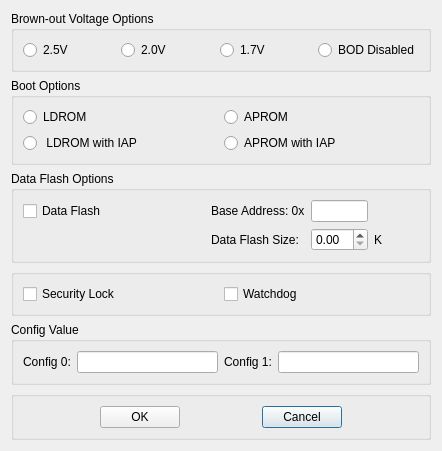
<?xml version="1.0" encoding="UTF-8"?>
<ui version="4.0">
 <class>Dialog</class>
 <widget class="QDialog" name="Dialog">
  <property name="geometry">
   <rect>
    <x>0</x>
    <y>0</y>
    <width>442</width>
    <height>419</height>
   </rect>
  </property>
  <property name="windowTitle">
   <string>Dialog</string>
  </property>
  <layout class="QGridLayout" name="gridLayout_8">
   <item row="0" column="0">
    <layout class="QVBoxLayout" name="verticalLayout">
     <item>
      <widget class="QGroupBox" name="gridGroupBox_brownout">
       <property name="title">
        <string>Brown-out Voltage Options</string>
       </property>
       <layout class="QGridLayout" name="gridLayout_7" rowstretch="1" columnstretch="1,1,1,1">
        <item row="0" column="1">
         <widget class="QRadioButton" name="radioButton_bw_v_1">
          <property name="text">
           <string>2.0V</string>
          </property>
         </widget>
        </item>
        <item row="0" column="0">
         <widget class="QRadioButton" name="radioButton_bw_v_0">
          <property name="text">
           <string>2.5V</string>
          </property>
         </widget>
        </item>
        <item row="0" column="3">
         <widget class="QRadioButton" name="radioButton_bw_v_3">
          <property name="text">
           <string>BOD Disabled</string>
          </property>
         </widget>
        </item>
        <item row="0" column="2">
         <widget class="QRadioButton" name="radioButton_bw_v_2">
          <property name="text">
           <string>1.7V</string>
          </property>
         </widget>
        </item>
       </layout>
      </widget>
     </item>
     <item>
      <widget class="QGroupBox" name="gridGroupBox_boot">
       <property name="title">
        <string>Boot Options</string>
       </property>
       <layout class="QGridLayout" name="gridLayout_6">
        <item row="0" column="0">
         <widget class="QRadioButton" name="radioButton_bt_0_0">
          <property name="text">
           <string>LDROM</string>
          </property>
         </widget>
        </item>
        <item row="1" column="0">
         <widget class="QRadioButton" name="radioButton_bt_1_0">
          <property name="text">
           <string> LDROM with IAP</string>
          </property>
         </widget>
        </item>
        <item row="1" column="1">
         <widget class="QRadioButton" name="radioButton_bt_1_1">
          <property name="text">
           <string>APROM with IAP</string>
          </property>
         </widget>
        </item>
        <item row="0" column="1">
         <widget class="QRadioButton" name="radioButton_bt_0_1">
          <property name="text">
           <string>APROM</string>
          </property>
         </widget>
        </item>
       </layout>
      </widget>
     </item>
     <item>
      <widget class="QGroupBox" name="gridGroupBox_data_flash">
       <property name="title">
        <string>Data Flash Options</string>
       </property>
       <layout class="QGridLayout" name="gridLayout_9" rowstretch="1,1" columnstretch="4,2,1,1" rowminimumheight="0,0">
        <item row="1" column="2">
         <widget class="QDoubleSpinBox" name="doubleSpinBox_pagesize"/>
        </item>
        <item row="0" column="1">
         <widget class="QLabel" name="label">
          <property name="text">
           <string>Base Address: 0x</string>
          </property>
         </widget>
        </item>
        <item row="0" column="2">
         <widget class="QLineEdit" name="lineEdit_data_address"/>
        </item>
        <item row="1" column="1">
         <widget class="QLabel" name="label_2">
          <property name="text">
           <string>Data Flash Size:</string>
          </property>
         </widget>
        </item>
        <item row="1" column="3">
         <widget class="QLabel" name="label_3">
          <property name="text">
           <string>K</string>
          </property>
         </widget>
        </item>
        <item row="0" column="0">
         <widget class="QCheckBox" name="checkBox_dataflash">
          <property name="text">
           <string>Data Flash</string>
          </property>
         </widget>
        </item>
       </layout>
      </widget>
     </item>
     <item>
      <widget class="QGroupBox" name="gridGroupBox_misc">
       <layout class="QGridLayout" name="gridLayout_3" columnstretch="1,1">
        <item row="0" column="0">
         <widget class="QCheckBox" name="checkBox_security_lock">
          <property name="text">
           <string>Security Lock</string>
          </property>
         </widget>
        </item>
        <item row="0" column="1">
         <widget class="QCheckBox" name="checkBox_watchdog">
          <property name="text">
           <string>Watchdog</string>
          </property>
         </widget>
        </item>
       </layout>
      </widget>
     </item>
     <item>
      <widget class="QGroupBox" name="gridGroupBox_config">
       <property name="title">
        <string>Config Value</string>
       </property>
       <layout class="QGridLayout" name="gridLayout">
        <item row="0" column="0">
         <widget class="QLabel" name="label_config0">
          <property name="text">
           <string>Config 0:</string>
          </property>
         </widget>
        </item>
        <item row="0" column="1">
         <widget class="QLineEdit" name="lineEdit_config0"/>
        </item>
        <item row="0" column="2">
         <widget class="QLabel" name="label_config1">
          <property name="text">
           <string>Config 1:</string>
          </property>
         </widget>
        </item>
        <item row="0" column="3">
         <widget class="QLineEdit" name="lineEdit_config1"/>
        </item>
       </layout>
      </widget>
     </item>
     <item>
      <widget class="QGroupBox" name="gridGroupBox_OK">
       <layout class="QGridLayout" name="gridLayout_2">
        <item row="0" column="2">
         <spacer name="horizontalSpacer">
          <property name="orientation">
           <enum>Qt::Horizontal</enum>
          </property>
          <property name="sizeHint" stdset="0">
           <size>
            <width>40</width>
            <height>20</height>
           </size>
          </property>
         </spacer>
        </item>
        <item row="0" column="3">
         <widget class="QPushButton" name="pushButton_Cancel">
          <property name="text">
           <string>Cancel</string>
          </property>
         </widget>
        </item>
        <item row="0" column="1">
         <widget class="QPushButton" name="pushButton_OK">
          <property name="text">
           <string>OK</string>
          </property>
         </widget>
        </item>
        <item row="0" column="0">
         <spacer name="horizontalSpacer_2">
          <property name="orientation">
           <enum>Qt::Horizontal</enum>
          </property>
          <property name="sizeHint" stdset="0">
           <size>
            <width>40</width>
            <height>20</height>
           </size>
          </property>
         </spacer>
        </item>
        <item row="0" column="4">
         <spacer name="horizontalSpacer_3">
          <property name="orientation">
           <enum>Qt::Horizontal</enum>
          </property>
          <property name="sizeHint" stdset="0">
           <size>
            <width>40</width>
            <height>20</height>
           </size>
          </property>
         </spacer>
        </item>
       </layout>
      </widget>
     </item>
    </layout>
   </item>
  </layout>
 </widget>
 <resources/>
 <connections/>
</ui>
